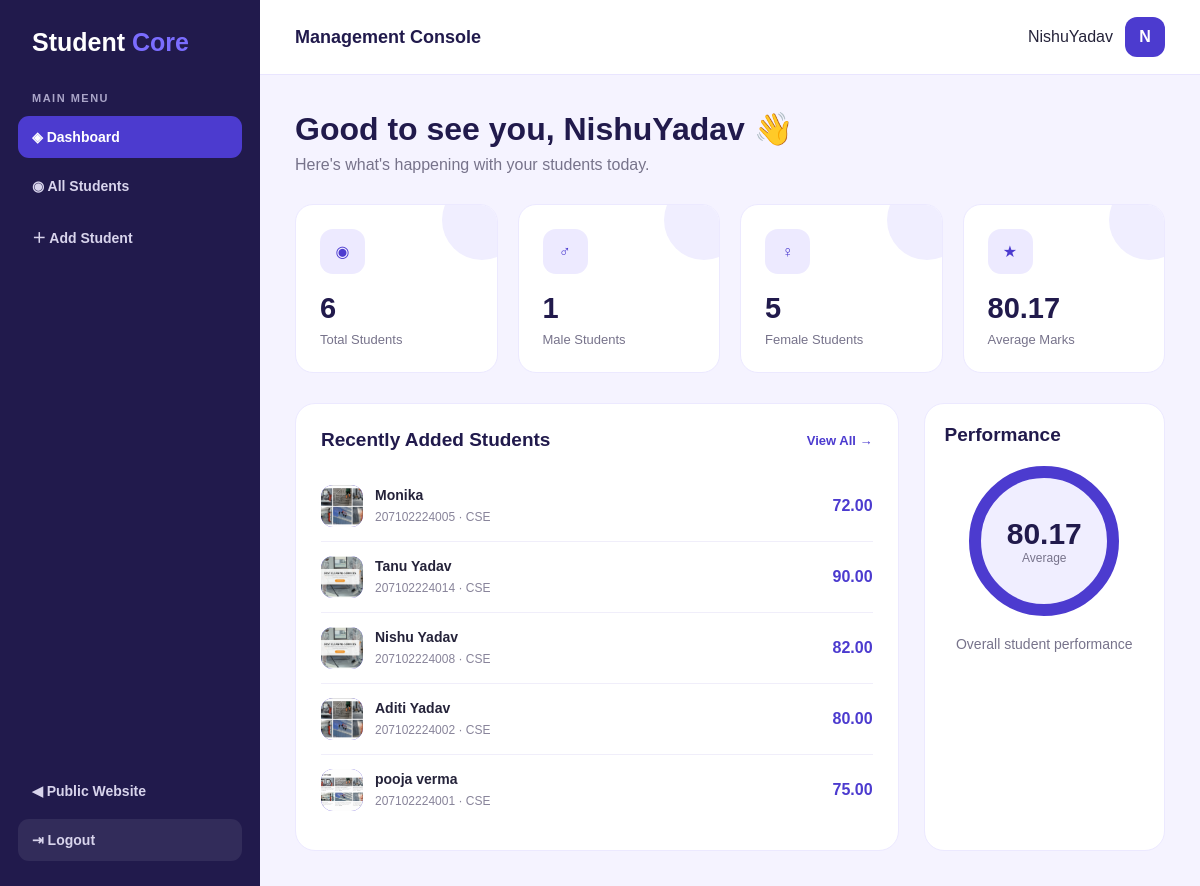
The page /dashboard/ (signed in) on the database its author committed.
### student/models.py (models this page shows, shortened)
class Student(models.Model):
    GENDER_CHOICES = [
        ('Male', 'Male'),
        ('Female', 'Female'),
        ('Other', 'Other'),
    ]
    SEMESTER_CHOICES = [
        ('1st', '1st Semester'),
        ('2nd', '2nd Semester'),
        ('3rd', '3rd Semester'),
        ('4th', '4th Semester'),
        ('5th', '5th Semester'),
        ('6th', '6th Semester'),
        ('7th', '7th Semester'),
        ('8th', '8th Semester'),
    ]
    name = models.CharField(
        max_length=150
    )
    date_of_birth = models.DateField()
    age = models.PositiveIntegerField()
    address = models.TextField()
    roll_no = models.CharField(
        max_length=50,
        unique=True
    )
    fees_amount = models.DecimalField(
        max_digits=10,
        decimal_places=2
    )
    parents_name = models.CharField(
        max_length=150
    )
    phone_no = models.CharField(
        max_length=15
    )
    email_id = models.EmailField()
    gender = models.CharField(
        max_length=10,
        choices=GENDER_CHOICES
    )
    course = models.CharField(
        max_length=100
    )
    semester = models.CharField(
        max_length=10,
        choices=SEMESTER_CHOICES
    )
    image = models.ImageField(
        upload_to='students/',
        blank=True,
        null=True
    )
    marks = models.DecimalField(
        max_digits=5,
        decimal_places=2
    )
    created_at = models.DateTimeField(
        auto_now_add=True
    )
    updated_at = models.DateTimeField(
        auto_now=True
    )

### student/views.py (the view)
# urls.py: path("dashboard/", views.dashboard, name="dashboard"),
@login_required
def dashboard(request):
    students = Student.objects.all()
    total_students = students.count()
    total_male = students.filter(
        gender="Male"
    ).count()
    total_female = students.filter(
        gender="Female"
    ).count()
    average_marks = students.aggregate(
        avg=Avg("marks")
    )["avg"]
    if average_marks is None:
        average_marks = 0
    recent_students = students.order_by("-id")[:5]
    context = {
        "total_students": total_students,
        "total_male": total_male,
        "total_female": total_female,
        "average_marks": round(average_marks, 2),
        "recent_students": recent_students,
    }
    return render(
        request,
        "student/dashboard.html",
        context
    )

### student/templates/student/dashboard.html (shortened to what this page needs)
{% extends 'student/innerbase.html' %}
{% block content %}
<div class="welcome">
    <h1>
        Good to see you, {{ request.user.username }} 👋
    </h1>
    <p>
        Here's what's happening with your students today.
    </p>
</div>
<div class="stats-grid">
    <div class="stat-card">
        <div class="stat-icon">
            ◉
        </div>
        <strong>
            {{ total_students }}
        </strong>
        <span>
            Total Students
        </span>
    </div>
    <div class="stat-card">
        <div class="stat-icon">
            ♂
        </div>
        <strong>
            {{ total_male }}
        </strong>
        <span>
            Male Students
        </span>
    </div>
    <div class="stat-card">
        <div class="stat-icon">
            ♀
        </div>
        <strong>
            {{ total_female }}
        </strong>
        <span>
            Female Students
        </span>
    </div>
    <div class="stat-card">
        <div class="stat-icon">
            ★
        </div>
        <strong>
            {{ average_marks }}
        </strong>
        <span>
            Average Marks
        </span>
    </div>
</div>
<div class="dashboard-grid">
    <div class="panel">
        <div class="panel-header">
            <h2>
                Recently Added Students
            </h2>
            <a href="{% url 'student_list' %}" class="view-all">
                View All →
            </a>
        </div>
        {% for student in recent_students %}
        <div class="student-row">
            <div class="student-info">
                {% if student.image %}
                <img src="{{ student.image.url }}" class="student-avatar" style="object-fit: cover;">
                {% else %}
                <div class="student-avatar">
                    {{ student.name|first|upper }}
                </div>
                {% endif %}
                <div>
                    <strong>
                        {{ student.name }}
                    </strong>
                    <span>
                        {{ student.roll_no }} · {{ student.course }}
                    </span>
                </div>
            </div>
            <div class="marks">
                {{ student.marks }}
            </div>
        </div>
        {% empty %}
        <p style="color:#77738B;">
            No students added yet.
        </p>
        {% endfor %}
    </div>
    <div class="panel performance">
        <div class="panel-header">
            <h2>
                Performance
            </h2>
        </div>
        <div class="performance-circle">
            <strong>
                {{ average_marks }}
            </strong>
            <span>
                Average
            </span>
        </div>
        <p style="color:#77738B;font-size:14px;">
            Overall student performance
        </p>
    </div>
</div>
{% endblock %}

### student/templates/student/innerbase.html (shortened to what this page needs)
<!DOCTYPE html>
<html lang="en">
<head>
</head>
<body>
<div class="dashboard-layout">
    <aside class="sidebar">
        <div class="sidebar-brand">
            Student <span>Core</span>
        </div>
        <div class="menu-label">
            MAIN MENU
        </div>
        <nav class="sidebar-menu">
            <a
                href="{% url 'dashboard' %}"
                class="active"
            >
                ◈
                Dashboard
            </a>
            <a href="{% url 'student_list' %}">
                ◉
                All Students
            </a>
            <a href="{% url 'student_create' %}">
                ＋
                Add Student
            </a>
        </nav>
        <div class="sidebar-bottom">
            <div class="sidebar-menu">
                <a href="{% url 'home' %}">
                    ◀
                    Public Website
                </a>
                <a
                    href="{% url 'logout' %}"
                    class="logout"
                >
                    ⇥
                    Logout
                </a>
            </div>
        </div>
    </aside>
    <div class="main-area">
        <header class="topbar">
            <div class="topbar-title">
                Management Console
            </div>
            <div class="user-box">
                <div>
                    {{ request.user.username }}
                </div>
                <div class="user-avatar">
                    {{ request.user.username|first|upper }}
                </div>
            </div>
        </header>
        <main class="content">
            {% block content %}
            {% endblock %}
        </main>
    </div>
</div>
</body>
</html>

### student/templates/student/innerbase.html (style rules this page uses)
* { margin: 0; padding: 0; box-sizing: border-box; }
body { font-family: Arial, Helvetica, sans-serif; background: #F5F3FF; color: #25233A; }
.dashboard-layout { min-height: 100vh; display: flex; }
.sidebar { width: 260px; background: #211A4C; color: #FFFFFF; position: fixed; left: 0; top: 0; bottom: 0; padding: 28px 18px; z-index: 100; }
.sidebar-brand { font-size: 25px; font-weight: 800; padding: 0 14px 35px; }
.sidebar-brand span { color: #7B6DFF; }
.menu-label { color: #AAA5C8; font-size: 11px; font-weight: 700; letter-spacing: 1.5px; padding: 0 14px; margin-bottom: 12px; }
.sidebar-menu { display: flex; flex-direction: column; gap: 7px; }
.sidebar-menu a { display: flex; align-items: center; gap: 13px; padding: 13px 14px; border-radius: 11px; color: #D8D4EC; text-decoration: none; font-size: 14px; font-weight: 600; transition: .3s; }
.sidebar-menu a:hover, .sidebar-menu a.active { background: #4C3BCF; color: #FFFFFF; }
.sidebar-bottom { position: absolute; bottom: 25px; left: 18px; right: 18px; }
.logout { background: rgba(255,255,255,.08); }
.main-area { margin-left: 260px; width: calc(100% - 260px); min-height: 100vh; }
.topbar { height: 75px; background: #FFFFFF; border-bottom: 1px solid #E9E5FF; display: flex; align-items: center; justify-content: space-between; padding: 0 35px; }
.topbar-title { font-size: 18px; font-weight: 800; color: #211A4C; }
.user-box { display: flex; align-items: center; gap: 12px; }
.user-avatar { width: 40px; height: 40px; border-radius: 12px; background: #4C3BCF; color: #FFFFFF; display: flex; align-items: center; justify-content: center; font-weight: 800; }
.content { padding: 35px; }

### student/templates/student/dashboard.html (style rules this page uses)
.welcome { margin-bottom: 30px; }
.welcome h1 { color: #211A4C; font-size: 32px; margin-bottom: 8px; }
.welcome p { color: #77738B; }
.stats-grid { display: grid; grid-template-columns: repeat(4, 1fr); gap: 20px; margin-bottom: 30px; }
.stat-card { background: #FFFFFF; border-radius: 18px; padding: 24px; border: 1px solid #ECE9FF; position: relative; overflow: hidden; }
.stat-card::after { content: ""; position: absolute; width: 80px; height: 80px; border-radius: 50%; background: #F0EEFF; right: -25px; top: -25px; }
.stat-icon { width: 45px; height: 45px; background: #EDEAFF; color: #4C3BCF; border-radius: 13px; display: flex; align-items: center; justify-content: center; margin-bottom: 18px; position: relative; z-index: 2; }
.stat-card strong { display: block; color: #211A4C; font-size: 29px; margin-bottom: 5px; }
.stat-card span { color: #77738B; font-size: 13px; }
.dashboard-grid { display: grid; grid-template-columns: 1fr .4fr; gap: 25px; }
.panel { background: #FFFFFF; border: 1px solid #ECE9FF; border-radius: 20px; padding: 25px; }
.panel-header { display: flex; align-items: center; justify-content: space-between; margin-bottom: 20px; }
.panel-header h2 { color: #211A4C; font-size: 19px; }
.view-all { color: #4C3BCF; text-decoration: none; font-size: 13px; font-weight: 700; }
.student-row { display: flex; align-items: center; justify-content: space-between; padding: 14px 0; border-bottom: 1px solid #F0EEFA; }
.student-row:last-child { border-bottom: none; }
.student-info { display: flex; align-items: center; gap: 12px; }
.student-avatar { width: 42px; height: 42px; border-radius: 12px; background: #4C3BCF; color: #FFFFFF; display: flex; align-items: center; justify-content: center; font-weight: 700; }
.student-info strong { display: block; color: #25233A; font-size: 14px; margin-bottom: 4px; }
.student-info span { color: #88849A; font-size: 12px; }
.marks { color: #4C3BCF; font-weight: 800; }
.performance { text-align: center; padding: 20px; }
.performance-circle { width: 150px; height: 150px; border-radius: 50%; background: #F0EEFF; border: 12px solid #4C3BCF; display: flex; flex-direction: column; justify-content: center; align-items: center; margin: 15px auto 20px; }
.performance-circle strong { color: #211A4C; font-size: 30px; }
.performance-circle span { color: #77738B; font-size: 12px; }

### rows shown on the page
Student: image (picture), name "Monika", roll_no "207102224005", course "CSE", marks "72.00"
Student: image (picture), name "Tanu Yadav", roll_no "207102224014", course "CSE", marks "90.00"
Student: image (picture), name "Nishu Yadav", roll_no "207102224008", course "CSE", marks "82.00"
Student: image (picture), name "Aditi Yadav", roll_no "207102224002", course "CSE", marks "80.00"
Student: image (picture), name "pooja verma", roll_no "207102224001", course "CSE", marks "75.00"

### other values the page prints
{{ request.user.username }} "NishuYadav"
{{ request.user.username|first|upper }} "N"
{{ total_students }} "6"
{{ total_male }} "1"
{{ total_female }} "5"
{{ average_marks }} "80.17"
